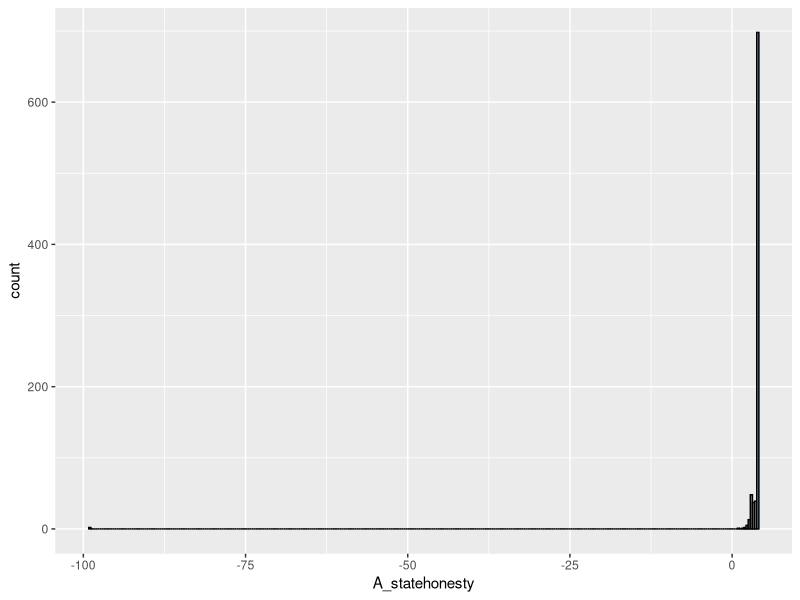
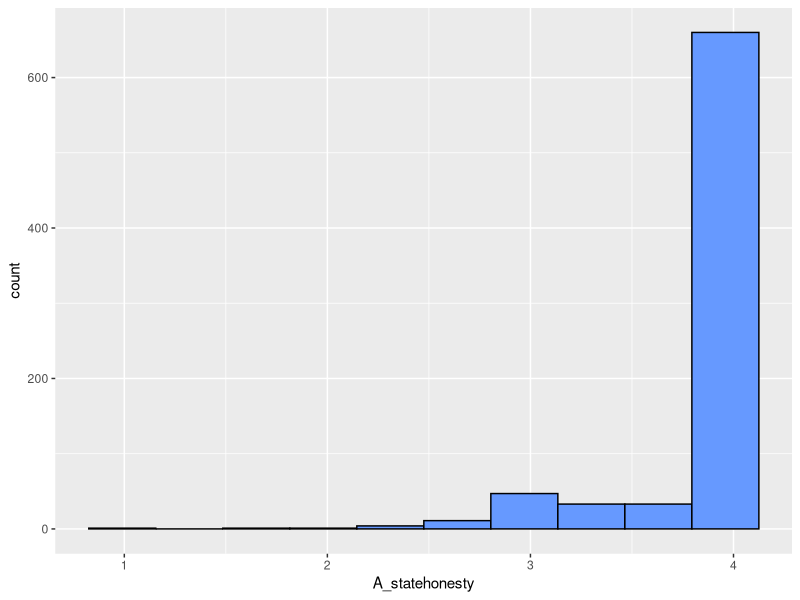
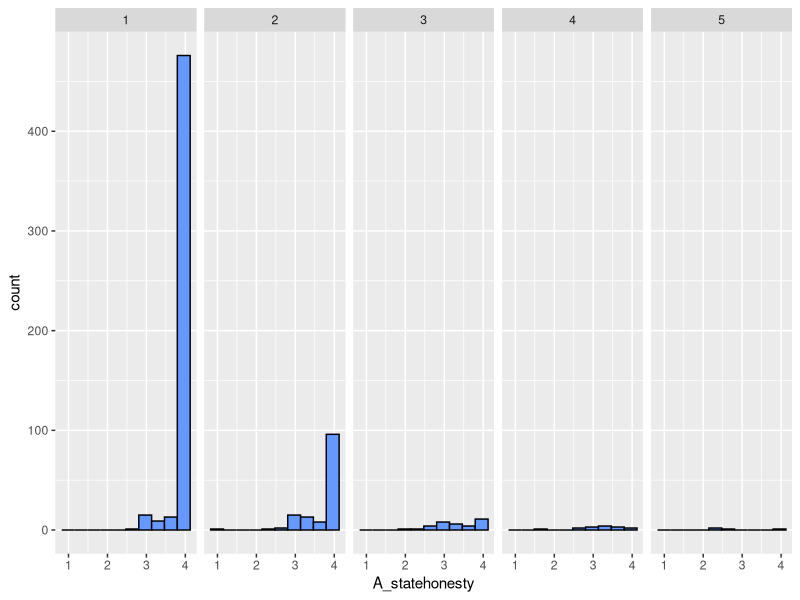
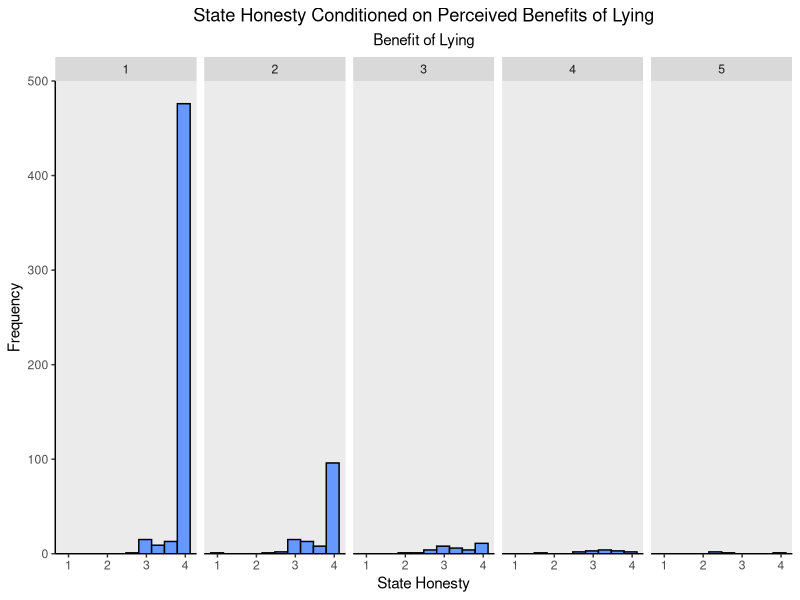
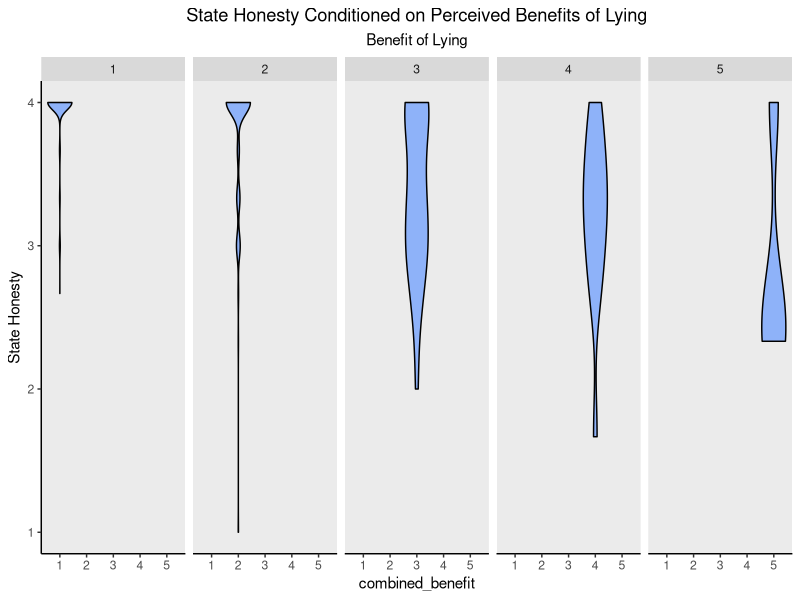
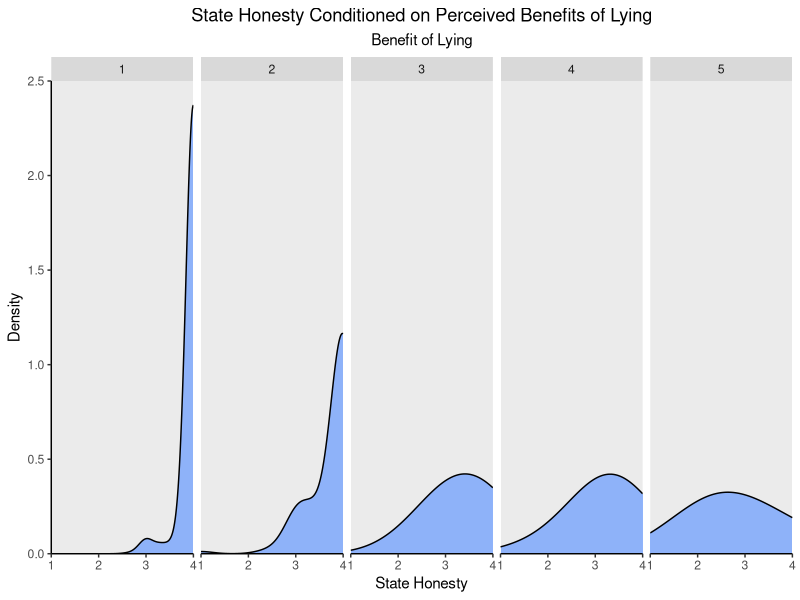
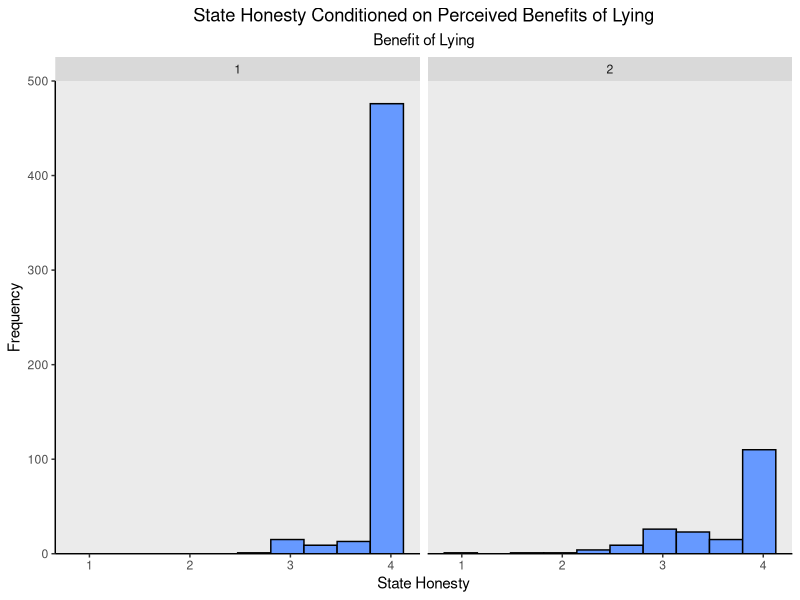
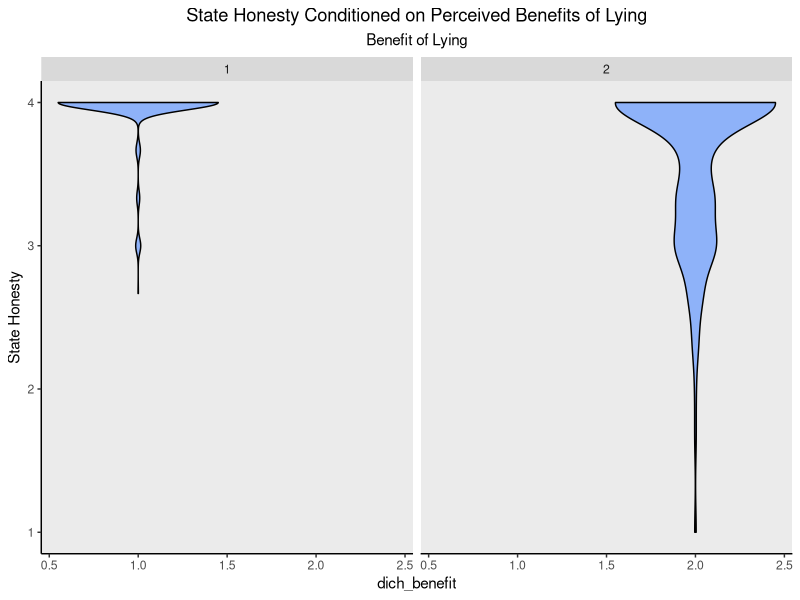

Recreate these plots in R, in order.
## ---- chunk 1
library(tidyverse)

honesty <- read.csv("data/Honesty Goals data (Deidentified).csv")
## ---- chunk 2
ggplot(data = honesty,
       aes(x = A_statehonesty))+
  geom_histogram(binwidth = .33, color = "black", fill = "#6699FF")
## ---- chunk 3
#Turning -99 into missing data
honesty <- honesty %>% 
  mutate_all(~replace(., . == -99, NA))

#Creating a new filtered data set
honesty_partners_clean <- honesty %>%
  filter(inclusionsuggestion < 2, validID == 0, partner_interaction == 1)
## ---- chunk 4
ggplot(data = honesty_partners_clean,
       aes(x = A_statehonesty))+
  geom_histogram(binwidth = .33, color = "black", fill = "#6699FF")
## ---- chunk 5
honesty_partners_clean <- honesty_partners_clean %>%
  mutate(combined_benefit = round((A_benefitself + A_benefitpartner)/2))
## ---- chunk 6
ggplot(data = honesty_partners_clean %>%
         filter(!is.na(combined_benefit)),
       aes(x = A_statehonesty))+
  geom_histogram(binwidth = .33, color = "black", fill = "#6699FF")+
  facet_wrap(~ combined_benefit, ncol = 5)
## ---- chunk 7
ggplot(data = honesty_partners_clean %>%
         filter(!is.na(combined_benefit)),
       aes(x = A_statehonesty))+
  geom_histogram(
    binwidth = .33, 
    color = "black", 
    fill = "#6699FF")+
  facet_wrap(~ combined_benefit, ncol = 5)+
  scale_y_continuous(
    expand = c(0, 0),
    limits = c (0, 500))+
  theme(
    plot.background = element_blank(),
    panel.grid.major = element_blank(),
    panel.grid.minor = element_blank(),
    panel.border = element_blank())+
  theme(axis.line = element_line(color = "black"))+
  labs(
    title = "State Honesty Conditioned on Perceived Benefits of Lying",
    subtitle = "Benefit of Lying",
    x = "State Honesty", 
    y = "Frequency")+
  theme(
    plot.title = element_text(hjust = 0.5),
    plot.subtitle = element_text(hjust = 0.5))

##References:
# http://malditobarbudo.xyz/blog/r/starting-bars-and-histograms-at-zero-in-ggplot2/
# https://stackoverflow.com/questions/10861773/remove-grid-background-color-and-top-and-right-borders-from-ggplot2
## ---- chunk 8
ggplot(data = honesty_partners_clean %>%
         filter(!is.na(combined_benefit)),
       aes(x = combined_benefit, y = A_statehonesty))+
  geom_violin(color = "black", fill = "#6699FF", alpha = 0.7)+
  facet_wrap(~ combined_benefit, ncol = 5)+
  theme(
    plot.background = element_blank(),
    panel.grid.major = element_blank(),
    panel.grid.minor = element_blank(),
    panel.border = element_blank())+
  theme(axis.line = element_line(color = "black"))+
  labs(
    title = "State Honesty Conditioned on Perceived Benefits of Lying",
    subtitle = "Benefit of Lying", 
    y = "State Honesty")+
  theme(
    plot.title = element_text(hjust = 0.5),
    plot.subtitle = element_text(hjust = 0.5))
## ---- chunk 9
ggplot(data = honesty_partners_clean %>%
         filter(!is.na(combined_benefit)),
       aes(x = A_statehonesty))+
  geom_density(adjust = 3, fill = "#6699FF", alpha = .7)+
  facet_wrap(~ combined_benefit, ncol = 5)+
  theme(
    plot.background = element_blank(),
    panel.grid.major = element_blank(),
    panel.grid.minor = element_blank(),
    panel.border = element_blank())+
  theme(axis.line = element_line(color = "black"))+
  scale_y_continuous(
    expand = c(0, 0),
    limits = c(0, 2.5))+
  scale_x_continuous(
    expand = c(0, 0),
    limits = c(1, 4))+
  labs(
    title = "State Honesty Conditioned on Perceived Benefits of Lying",
    subtitle = "Benefit of Lying",
    x = "State Honesty", 
    y = "Density")+
  theme(
    plot.title = element_text(hjust = 0.5),
    plot.subtitle = element_text(hjust = 0.5))
## ---- chunk 10
#making a dichotomous benefit variable

honesty_partners_clean <- honesty_partners_clean %>%
  mutate(dich_benefit = if_else(combined_benefit == 1, 1, 2))

#trying a 2-facet histogram
ggplot(data = honesty_partners_clean %>%
         filter(!is.na(dich_benefit)),
       aes(x = A_statehonesty))+
  geom_histogram(
    binwidth = .33, 
    color = "black", 
    fill = "#6699FF")+
  facet_wrap(~ dich_benefit)+
  scale_y_continuous(
    expand = c(0, 0),
    limits = c (0, 500))+
  theme(
    plot.background = element_blank(),
    panel.grid.major = element_blank(),
    panel.grid.minor = element_blank(),
    panel.border = element_blank())+
  theme(axis.line = element_line(color = "black"))+
  labs(
    title = "State Honesty Conditioned on Perceived Benefits of Lying",
    subtitle = "Benefit of Lying",
    x = "State Honesty", 
    y = "Frequency")+
  theme(
    plot.title = element_text(hjust = 0.5),
    plot.subtitle = element_text(hjust = 0.5))
## ---- chunk 11
ggplot(data = honesty_partners_clean %>%
         filter(!is.na(dich_benefit)),
       aes(x = dich_benefit, y = A_statehonesty))+
  geom_violin(color = "black", fill = "#6699FF", alpha = 0.7)+
  facet_wrap(~ dich_benefit)+
  theme(
    plot.background = element_blank(),
    panel.grid.major = element_blank(),
    panel.grid.minor = element_blank(),
    panel.border = element_blank())+
  theme(axis.line = element_line(color = "black"))+
  labs(
    title = "State Honesty Conditioned on Perceived Benefits of Lying",
    subtitle = "Benefit of Lying", 
    y = "State Honesty")+
  theme(
    plot.title = element_text(hjust = 0.5),
    plot.subtitle = element_text(hjust = 0.5))
## ---- chunk 12
ggplot(data = honesty_partners_clean %>%
         filter(!is.na(dich_benefit)),
       aes(x = A_statehonesty))+
  geom_density(adjust = 3, fill = "#6699FF", alpha = .7)+
  facet_wrap(~ dich_benefit)+
  theme(
    plot.background = element_blank(),
    panel.grid.major = element_blank(),
    panel.grid.minor = element_blank(),
    panel.border = element_blank())+
  theme(axis.line = element_line(color = "black"))+
  scale_y_continuous(
    expand = c(0, 0),
    limits = c(0, 2.5))+
  scale_x_continuous(
    expand = c(0, 0),
    limits = c(1, 4))+
  labs(
    title = "State Honesty Conditioned on Perceived Benefits of Lying",
    subtitle = "Benefit of Lying",
    x = "State Honesty", 
    y = "Frequency")+
  theme(
    plot.title = element_text(hjust = 0.5),
    plot.subtitle = element_text(hjust = 0.5))
## ---- chunk 13
honesty_partners_clean <- honesty_partners_clean %>%
  group_by(ID) %>%
  mutate(mean_benefit = mean(combined_benefit, na.rm = TRUE))
## ---- chunk 14
ggplot(data = honesty_partners_clean %>%
         filter(!is.na(combined_benefit), mean_benefit > 1),
       aes(x = A_statehonesty))+
  geom_histogram(
    binwidth = .33, 
    color = "black", 
    fill = "#6699FF")+
  facet_wrap(~ combined_benefit, ncol = 5)+
  scale_y_continuous(
    expand = c(0, 0),
    limits = c (0, 300))+
  theme(
    plot.background = element_blank(),
    panel.grid.major = element_blank(),
    panel.grid.minor = element_blank(),
    panel.border = element_blank())+
  theme(axis.line = element_line(color = "black"))+
  labs(
    title = "State Honesty Conditioned on Perceived Benefits of Lying",
    subtitle = "Benefit of Lying",
    x = "State Honesty", 
    y = "Frequency")+
  theme(
    plot.title = element_text(hjust = 0.5),
    plot.subtitle = element_text(hjust = 0.5))
## ---- chunk 15
ggplot(data = honesty_partners_clean %>%
         filter(!is.na(combined_benefit), mean_benefit > 1),
       aes(x = A_statehonesty))+
  geom_density(adjust = 3, fill = "#6699FF", alpha = .7)+
  facet_wrap(~ combined_benefit, ncol = 5)+
  theme(
    plot.background = element_blank(),
    panel.grid.major = element_blank(),
    panel.grid.minor = element_blank(),
    panel.border = element_blank())+
  theme(axis.line = element_line(color = "black"))+
  scale_y_continuous(
    expand = c(0, 0),
    limits = c(0, 2))+
  scale_x_continuous(
    expand = c(0, 0),
    limits = c(1, 4))+
  labs(
    title = "State Honesty Conditioned on Perceived Benefits of Lying",
    subtitle = "Benefit of Lying",
    x = "State Honesty", 
    y = "Frequency")+
  theme(
    plot.title = element_text(hjust = 0.5),
    plot.subtitle = element_text(hjust = 0.5))
## ---- chunk 16
ggplot(data = honesty_partners_clean %>%
         filter(!is.na(combined_benefit), mean_benefit > 1),
       aes(x = A_statehonesty))+
  geom_histogram(
    binwidth = .33, 
    color = "black", 
    fill = "#6699FF")+
  geom_density(
               adjust = 3)+
  facet_wrap(~ combined_benefit, ncol = 5)+
  scale_y_continuous(
    expand = c(0, 0),
    limits = c(0, 300))+
  theme(
    plot.background = element_blank(),
    panel.grid.major = element_blank(),
    panel.grid.minor = element_blank(),
    panel.border = element_blank())+
  theme(axis.line = element_line(color = "black"))+
  labs(
    title = "State Honesty Conditioned on Perceived Benefits of Lying",
    subtitle = "Benefit of Lying",
    x = "State Honesty", 
    y = "Frequency")+
  theme(
    plot.title = element_text(hjust = 0.5),
    plot.subtitle = element_text(hjust = 0.5))
## ---- chunk 17
ggplot(data = honesty_partners_clean %>%
         filter(!is.na(combined_benefit), mean_benefit > 1),
       aes(x = A_statehonesty))+
  geom_histogram(aes(y = ..density..),
    binwidth = .33, 
    color = "black", 
    fill = "#6699FF")+
  geom_density(aes(y = ..density..),
               adjust = 3)+
  facet_wrap(~ combined_benefit, ncol = 5)+
  scale_y_continuous(
    expand = c(0, 0),
    limits = c(0, 3))+
  theme(
    plot.background = element_blank(),
    panel.grid.major = element_blank(),
    panel.grid.minor = element_blank(),
    panel.border = element_blank())+
  theme(axis.line = element_line(color = "black"))+
  labs(
    title = "State Honesty Conditioned on Perceived Benefits of Lying",
    subtitle = "Benefit of Lying",
    x = "State Honesty", 
    y = "Density")+
  theme(
    plot.title = element_text(hjust = 0.5),
    plot.subtitle = element_text(hjust = 0.5))
## ---- chunk 18
ggplot(data = honesty_partners_clean %>%
         filter(!is.na(combined_benefit), mean_benefit > 1),
       aes(x = A_statehonesty))+
  geom_histogram(aes(y = ..count..,),
    binwidth = .33, 
    color = "black", 
    fill = "#6699FF")+
  geom_density(aes(y = ..count..),
               linewidth = 0.55,
               adjust = 3)+
  facet_wrap(~ combined_benefit, ncol = 5)+
  scale_y_continuous(
    expand = c(0, 0),
    limits = c(0, 300))+
  theme(
    plot.background = element_blank(),
    panel.grid.major = element_blank(),
    panel.grid.minor = element_blank(),
    panel.border = element_blank())+
  theme(axis.line = element_line(color = "black"))+
  labs(
    title = "State Honesty Conditioned on Perceived Benefits of Lying",
    subtitle = "Benefit of Lying",
    x = "State Honesty", 
    y = "Frequency")+
  theme(
    plot.title = element_text(hjust = 0.5),
    plot.subtitle = element_text(hjust = 0.5))
